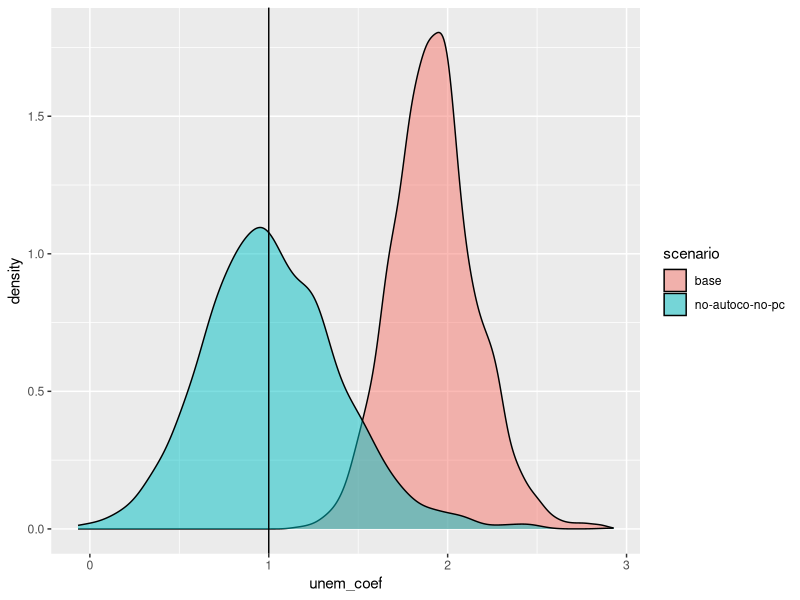
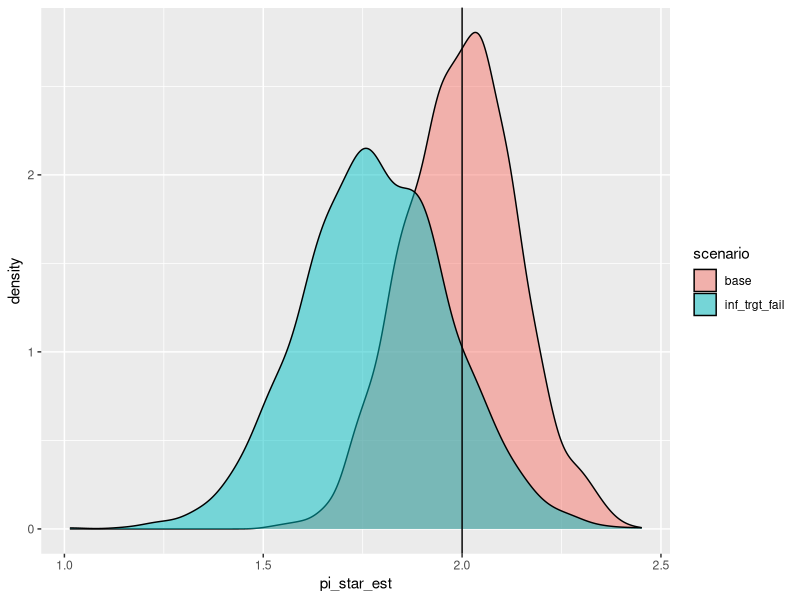

Here is the R script that generated these plots, in order:
#R          Total number of rounds 
#T          Total observations used in round r
#pi_star    True inflation rate objective 
#tpi        Tendency of inflation
#u_star_cb  Nairu according to central bank, assumed equal to objective
#u_star     Unemployment rate at full capacity utilization
#psi        Autocorrelation  of inflation 
#rho        Autocorrelation of unemployment series 
#gamma      Slope of unemployment on future inflation rate/inflation prediction

library(dplyr)
set.seed(260)

sim <- function(R, T, pi_star, tpi, u_star_cb, u_star, psi, rho, gamma) {
  #Initialize
   unem <- cir_unem <- pi <-cir_pi <-constant <- pi_SQ_coef <- pi_coef <- unem_coef <- pi_star_est <-
     cor_lin <- cor_SQ <- bias_unem <- constant_2 <- pi_SQ_coef_2 <- pi_coef_2 <- cir_pi_SQ_coef  <- cir_pi_coef <- unem_gap_2_coef <- cir_unem_gap_coef <- numeric()
  
  
  
  for (rd in 1:R) {
  #t1
  unem[1] = u_star + rnorm(1, mean = 0, sd = 0.25*u_star)
  cir_unem[1] = u_star + rnorm(1, mean = 0, sd = 0.25*u_star) 
  pi[1] = tpi + rnorm(1, mean = 0, sd = 1*tpi)
  cir_pi[1] = tpi + rnorm(1, mean = tpi, sd = 1*tpi)
  
  for (t in 2:T) {
    
    # Unemployment depend on trend unemployment, autocorrelation, net interest effects 
    unem[t] <-  (1-rho)*u_star + rho*unem[t - 1]  + rnorm(1, mean = 0, sd = 0.25*u_star)
    
    # cir unemployment prediction depends on trend unemployment, autocorrelation of unemployment
    cir_unem[t] = (1-rho)*u_star_cb + rho*unem[t] + rnorm(1, mean = 0, sd = 0.25*u_star) 
    
    # inflation depend on the inflation trend, persistence of inflation and previous period unemployment
    pi[t] <-  (1-psi)*tpi + psi*pi[t - 1] + gamma*(unem[t-1]-u_star) + rnorm(1, mean = 0, sd = 1*tpi)
    
    # cir inflation prediction depends on trend inflation, persistence of inflation and previous unemployment
    cir_pi[t] <-   (1-psi)*tpi + psi*pi[t] + gamma*(unem[t]-u_star_cb) + rnorm(1, mean = 0, sd = 1*tpi)
    
  }
    
    # central bank loss series
    
    L = 1*(unem-u_star_cb)^2 + 1*(pi-pi_star)^2 + 1*(cir_pi-pi_star)^2 + 1*(cir_unem-u_star_cb)^2  + rnorm(T, mean = 0, sd = 2)
    
    #Regression variables 
    pi_SQ = pi^2
    unem_gap_SQ = (unem-u_star_cb)^2
    cir_unem_gap_SQ = (cir_unem-u_star_cb)^2
    cir_pi_SQ  = cir_pi^2

    ###########################################
    reg1 = lm(L~pi_SQ + pi + unem_gap_SQ )
    reg2 = lm(L~pi_SQ + pi + cir_pi_SQ + cir_pi+ unem_gap_SQ + cir_unem_gap_SQ )
    
    #extracting estimates for round t, reg1
    constant =  rbind(as.double(coef(reg1)[1]), constant)
    pi_SQ_coef = rbind(as.double(coef(reg1)[2]), pi_SQ_coef)
    pi_coef = rbind(as.double(coef(reg1)[3]), pi_coef)
    unem_coef = rbind(as.double(coef(reg1)[4]), unem_coef)
    
    # u bias
    cor_lin =  rbind(cor( (unem-u_star_cb),(cir_pi-pi_star)), cor_lin)
    cor_SQ   =  rbind(cor( (unem-u_star_cb)^2,(cir_pi-pi_star)^2 ), cor_SQ)
    bias_unem = rbind(as.double(coef(reg1)[4]-1), bias_unem)
    
    #pi star reg 1
    pi_star_est = rbind(as.double((-coef(reg1)[3]) / (2*coef(reg1)[2])), pi_star_est)
    
    #extracting estimates for reg2
    constant_2 =  rbind(as.double(coef(reg2)[1]), constant_2)
    pi_SQ_coef_2 = rbind(as.double(coef(reg2)[2]),  pi_SQ_coef_2)
    pi_coef_2 = rbind(as.double(coef(reg2)[3]), pi_coef_2)
    cir_pi_SQ_coef = rbind(as.double(coef(reg2)[4]),cir_pi_SQ_coef)
    cir_pi_coef = rbind(as.double(coef(reg2)[5]),cir_pi_coef)
    unem_gap_2_coef = rbind(as.double(coef(reg2)[6]),unem_gap_2_coef)
    cir_unem_gap_coef = rbind(as.double(coef(reg2)[7]), cir_unem_gap_coef)
    
  }
  bias_d  = sign(bias_unem) == sign(cor_SQ) # Is the overestimation/underestimation of beta_4 in line with the correlation of the squared endogenous and the squared omitted variable ?  
  sim_df = data.frame(constant, pi_SQ_coef, pi_coef, unem_coef,pi_star_est, cor_lin, cor_SQ, bias_unem, bias_d, constant_2, pi_SQ_coef_2, pi_coef_2, cir_pi_SQ_coef, cir_pi_coef, unem_gap_2_coef, cir_unem_gap_coef,  row.names = NULL)
  return(sim_df)
  
}

# baseline scenario as suggested by Shapiro and Wilson


sim0_df <- sim(R = 2000,        #Rounds
              T = 200,          #length of Timespan
              u_star_cb = 4,    #nairu estimate of the central bank
              u_star = 4,       #true nairu
              pi_star = 2,      #central bank inflation goal
              tpi = 2,          #expected value of inflation
              rho = 0.8,        #persistence in unemployment series 
              psi = 0.4,        #persistence of inflation
              gamma = -0.4 )    #phillips curve slope

  sim0_df$scenario = "base"

  

# scenario no persistence 
  
  sim1_df <- sim(R = 2000,        #Rounds
                T = 200,          #length of Timespan
                u_star_cb = 4,    #nairu estimate of the central bank
                u_star = 4,       #true nairu
                pi_star = 2,      #central bank inflation goal
                tpi = 2,          #expected value of inflation
                rho = 0,          #persistence in unemployment series 
                psi = 0.4,        #persistence of inflation
                gamma = 0 )       #phillips curve slope  
  
  sim1_df$scenario = "no-autoco-no-pc" 

# scenario failure to reach inflation target  
   
  sim2_df <- sim(R = 2000,        #Rounds
               T = 200,           #length of Timespan
               u_star_cb = 4,     #nairu estimate of the central bank
               u_star = 4,        #true nairu
               pi_star = 2,       #central bank inflation goal
               tpi = 3,           #expected value of inflation
               rho = 0,           #persistence in unemployment series 
               psi = 0.4,         #persistence of inflation
               gamma = -0.4 )        #phillips curve slope  

  sim2_df$scenario = "inf_trgt_fail" 



sim_df_c1 = bind_rows(sim0_df, sim1_df)  

  
  library(ggplot2)
    ggplot(sim_df_c1, aes(x = unem_coef,fill=scenario))+geom_density(alpha = 0.5)+ 
    geom_vline(xintercept = 1)
    
    
sim_df_c2 = bind_rows(sim0_df, sim2_df)  
    
    library(ggplot2)
    ggplot(sim_df_c2, aes(x = pi_star_est,fill=scenario))+geom_density(alpha = 0.5)+ 
      geom_vline(xintercept = 2)
    
#remove(sim0_df, sim1_df, sim2_df)    

# save datasets 
    saveRDS(sim_df_c1, "comparison1.rds")
    saveRDS(sim_df_c2, "comparison2.rds")
  